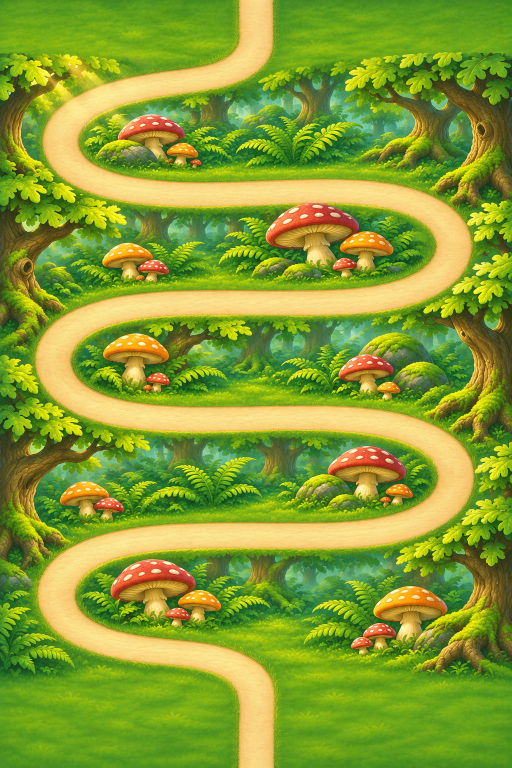
#> input picture tools/map/map_world_w6_raw.png, 1024 x 1536 px, given in place of tile_selected.png, which was not available (shown at 1/2 size)
$ python install_tile.py out.png
#> lines starting #> are read from the running program, lines starting #| are printed output that depends on the picture; after the words box and inside, x2 and y2 are one past the last pixel; in counts of white or black regions, pixels touching at a corner belong together
#!/usr/bin/env python3
"""Installs the shop tile painted by local Codex in the style of the home page's button tiles: island_tile (plain) and
island_tile_selected (green rim), both trimmed to the same box and 512 px wide, drawn as nine-patches (corners kept).
The plain tile is the selected one with its green rim replaced by the plain painting's rim, because the plain painting
came back with a see-through face.

python3 tools/island/install_tile.py <job dir>    (<job dir>/out/tile.png and tile_selected.png)
"""
import os
import sys

import numpy as np
from PIL import Image

OUT = os.path.join(os.path.dirname(os.path.abspath(__file__)), "..", "..", "PerchSort", "art", "island")


def main():
    out = os.path.join(sys.argv[1], "out")
    sel = np.asarray(Image.open(os.path.join(out, "tile_selected.png")).convert("RGBA")).astype(np.float32)
    plain = np.asarray(Image.open(os.path.join(out, "tile.png")).convert("RGBA")).astype(np.float32)
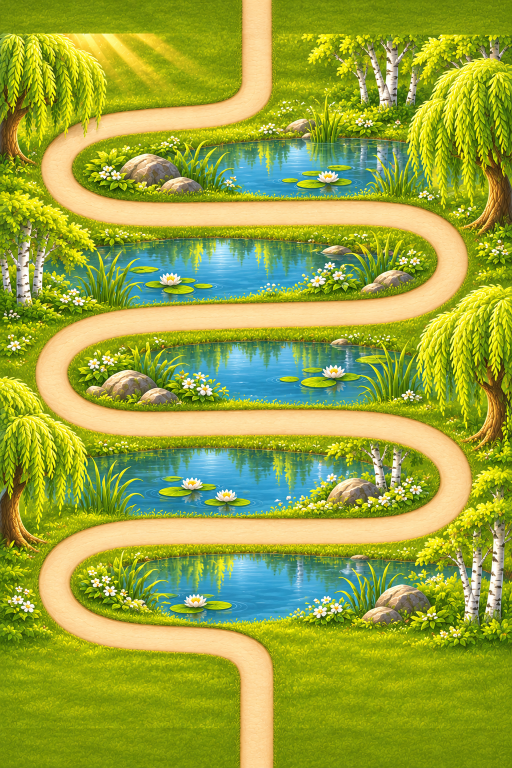
#> input picture tools/map/map_world_w7_raw.png, 1024 x 1536 px, given in place of tile.png, which was not available (shown at 1/2 size)
    green = (sel[..., 1] > sel[..., 0] + 25) & (sel[..., 1] > sel[..., 2] + 25)
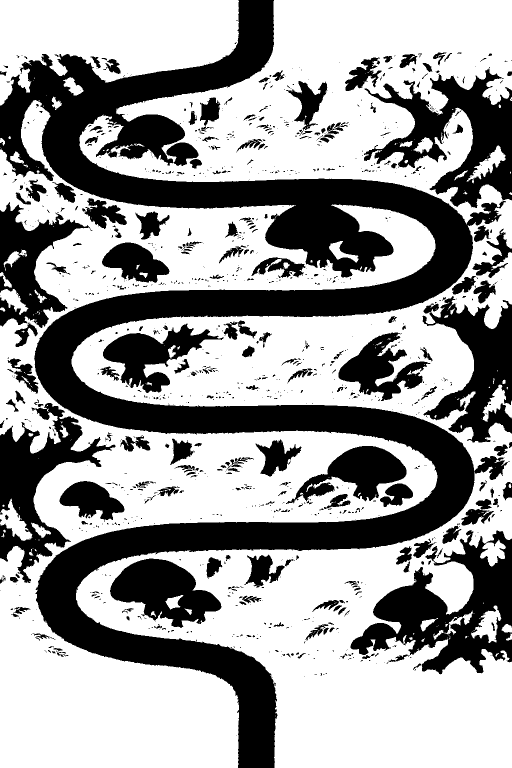
#> green: shape (1536, 1024) bool (shown at 1/2 size); 61.2% white; 1129 black regions (855 under 20 px), largest, box (x1, y1, x2, y2) and area: (0, 0, 1020, 1536) 335609, (701, 1060, 1024, 1349) 40116, (728, 137, 1024, 416) 33584
    tile = sel.copy()
    keep = green & (plain[..., 3] > 200)
    tile[keep] = plain[keep]
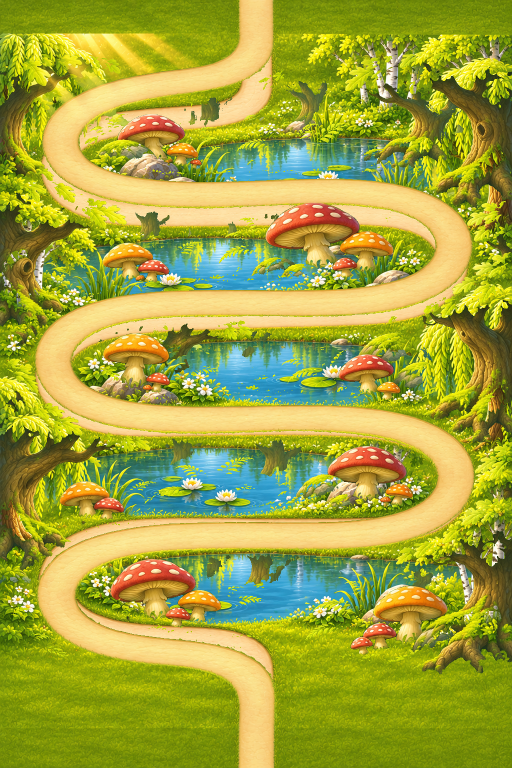
#> tile: shape (1536, 1024, 4) float32 (shown at 1/2 size); mean R, G, B, A 162.8, 166, 62, 256
    tile[green & ~keep, 3] = 0
    # Any green left on the plain tile's rim becomes the ivory of its face.
    left = (tile[..., 1] > tile[..., 0] + 10) & (tile[..., 3] > 0)
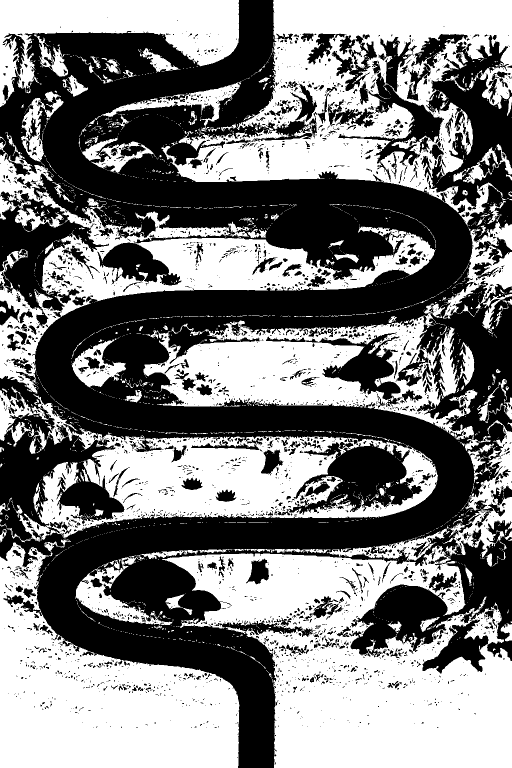
#> left: shape (1536, 1024) bool (shown at 1/2 size); 49.6% white; 2273 white regions (2078 under 20 px), largest, box (x1, y1, x2, y2) and area: (324, 1092, 1024, 1536) 173926, (323, 0, 1024, 451) 129068, (0, 1079, 479, 1536) 116474
    tile[left, :3] = np.array([246, 232, 214], np.float32)
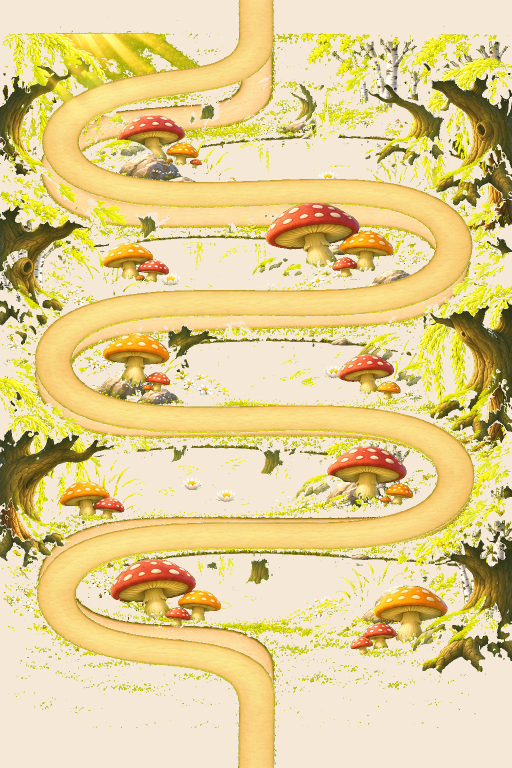
#> tile: shape (1536, 1024, 4) float32 (shown at 1/2 size); mean R, G, B, A 227.9, 203.6, 146, 256
    box = Image.fromarray(sel.astype(np.uint8), "RGBA").getchannel("A").point(lambda a: 255 if a > 16 else 0).getbbox()
#> box = (0, 0, 1024, 1536)
    for name, arr in [("island_tile", tile), ("island_tile_selected", sel)]:
        img = Image.fromarray(arr.astype(np.uint8), "RGBA").crop(box)
        img.resize((512, round(img.height * 512 / img.width)), Image.LANCZOS).save(os.path.join(OUT, name + ".png"))
#> this loop made 2 passes
#> name on passes 1 to 2: 'island_tile', 'island_tile_selected'
#> pass 1, in main, `img.resize((512, round(img.height * 512 / img.width)), Image.LANCZOS)...`:
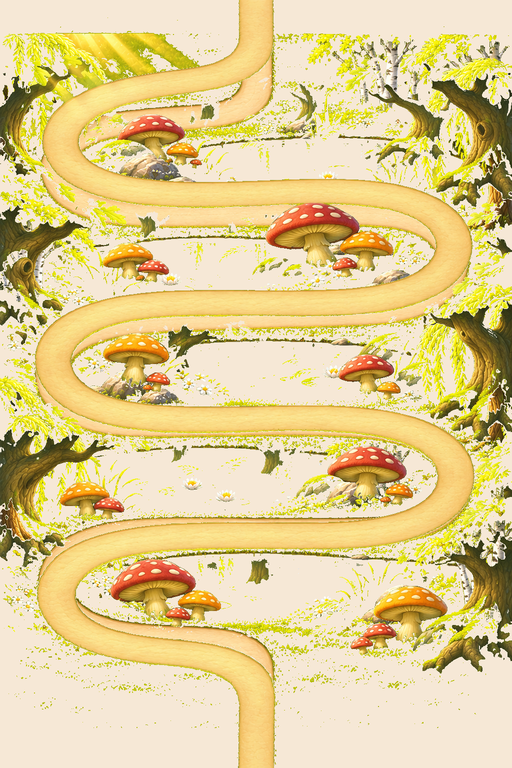
#> saved as island_tile.png: PIL image 512x768 RGBA; mean R, G, B, A 226.4, 205.9, 147.2, 255
#> pass 2, in main, `img.resize((512, round(img.height * 512 / img.width)), Image.LANCZOS)...`:
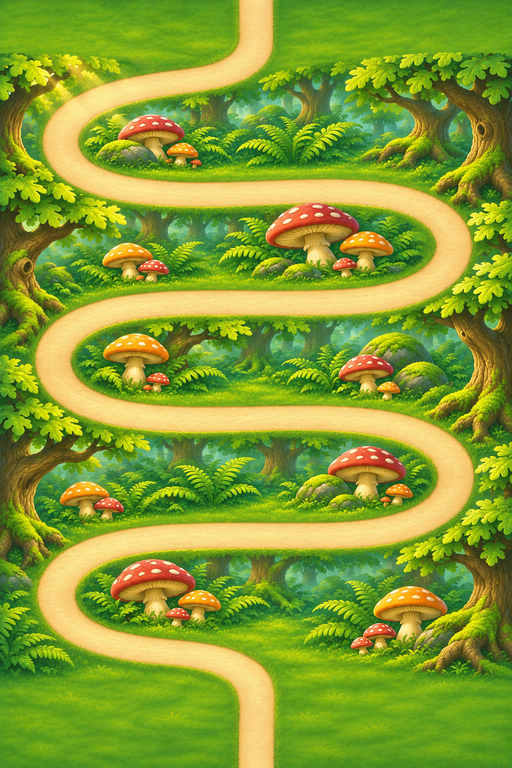
#> saved as island_tile_selected.png: PIL image 512x768 RGBA; mean R, G, B, A 133.1, 157.9, 49.3, 255


if __name__ == "__main__":
    main()
